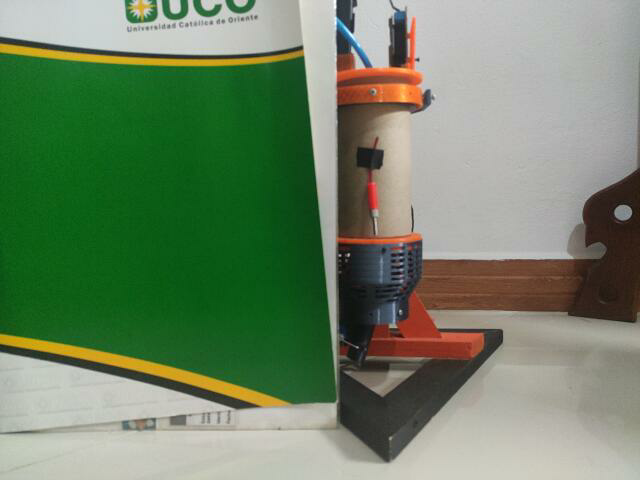
#> input picture Angle_Testing/cohete3.png, 640 x 480 px, found by its file name
$ python Segmentation.py
#> lines starting #> are read from the running program, lines starting #| are printed output that depends on the picture
import numpy as np
import cv2 as cv
import matplotlib.pyplot as plt
import numpy as np
from matplotlib.colors import hsv_to_rgb


cohete = cv.imread('Angle_Testing/cohete3.png')
#> cohete is the input picture: shape (480, 640, 3); mean B, G, R 102.6, 132.1, 111.3
plt.imshow(cohete)
plt.show()

cohete = cv.cvtColor(cohete, cv.COLOR_BGR2RGB)
plt.imshow(cohete)
plt.show()

# Colored 3D Scatter Plot
from mpl_toolkits.mplot3d import Axes3D
from matplotlib import cm
from matplotlib import colors

r, g, b = cv.split(cohete)
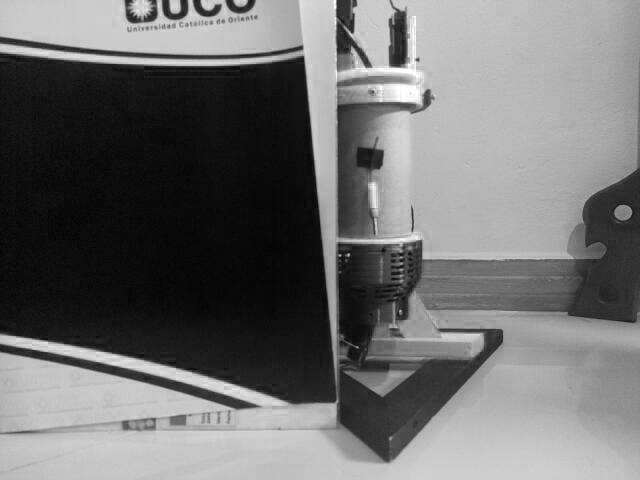
#> r: shape (480, 640); min 1, max 255, mean 111.3
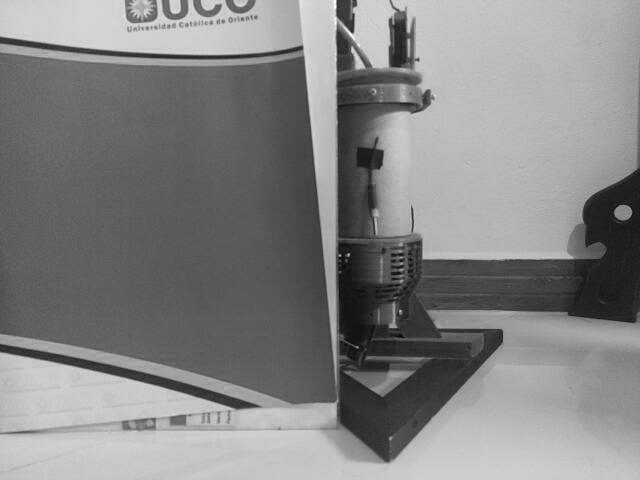
#> g: shape (480, 640); min 5, max 255, mean 132.1
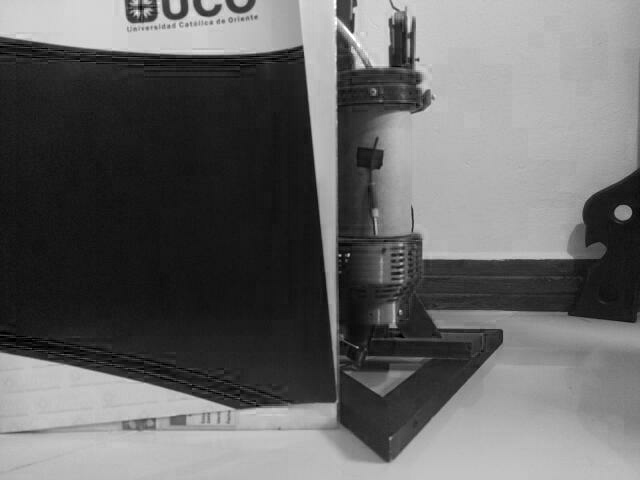
#> b: shape (480, 640); min 0, max 255, mean 102.6
fig = plt.figure()
axis = fig.add_subplot(1, 1, 1, projection="3d")

pixel_colors = cohete.reshape((np.shape(cohete)[0]*np.shape(cohete)[1], 3))
norm = colors.Normalize(vmin=-1.,vmax=1.)
norm.autoscale(pixel_colors)
pixel_colors = norm(pixel_colors).tolist()
#> pixel_colors = 307200 items

axis.scatter(r.flatten(), g.flatten(), b.flatten(), facecolors=pixel_colors, marker=".")
axis.set_xlabel("Red")
axis.set_ylabel("Green")
axis.set_zlabel("Blue")
#plt.show()


# HSV 3D plot
hsv_cohete = cv.cvtColor(cohete, cv.COLOR_RGB2HSV)
#> hsv_cohete: shape (480, 640, 3); mean H, S, V 44.9, 95.6, 137.7
#plt.imshow(hsv_cohete)
"""
h, s, v = cv.split(hsv_cohete)
fig = plt.figure()
axis = fig.add_subplot(1, 1, 1, projection="3d")
#axis.scatter(h.flatten(), s.flatten(), v.flatten(), facecolors=pixel_colors, marker=".")
axis.set_xlabel("Hue")
axis.set_ylabel("Saturation")
axis.set_zlabel("Value")
plt.show()
"""
# Picking Out a Range

light_orange = (1, 190, 200)
dark_orange = (18, 255, 255)

carton_oscuro=(32.3077, 30.2326, 33.7255) # HSV
carton_claro=(31.2000, 23.4742, 83.5294)  # HSV

verde_claro = (127.9518, 90.2174, 36.0784)
verde_oscuro=(128.0000, 78.9474, 29.8039)

amarillo_oscuro = (51, 90, 79)
amarillo_claro=(42, 89, 85)

#lo_square = np.full((10, 10, 3), light_orange, dtype=np.uint8) / 255.0
#do_square = np.full((10, 10, 3), dark_orange, dtype=np.uint8) / 255.0
square1 = np.full((10, 10, 3), verde_claro, dtype=np.uint8) / 255.0
square2 = np.full((10, 10, 3), verde_oscuro, dtype=np.uint8) / 255.0

plt.subplot(1, 2, 1)
plt.imshow(hsv_to_rgb(square1))
plt.subplot(1, 2, 2)
plt.imshow(hsv_to_rgb(square2))

plt.show()
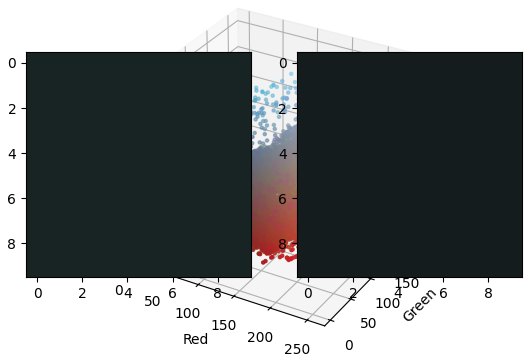
#> figure drawn by matplotlib, 3 panels


mask = cv.inRange(hsv_cohete, verde_claro, verde_oscuro )
#> mask: shape (480, 640); every value is 0
result = cv.bitwise_and(cohete, cohete, mask=mask)
#> result: shape (480, 640, 3); every value is 0

plt.subplot(1, 2, 1)
plt.imshow(mask, cmap="gray")
plt.subplot(1, 2, 2)
plt.imshow(result)
plt.show()

cv.imwrite('Angle_Testing/cohete_procesado.png',mask)
cv.imwrite('Angle_Testing/cohete_procesado2.png',result)

$ run again, with Angle_Testing/cohete1.png copied over Angle_Testing/cohete3.png
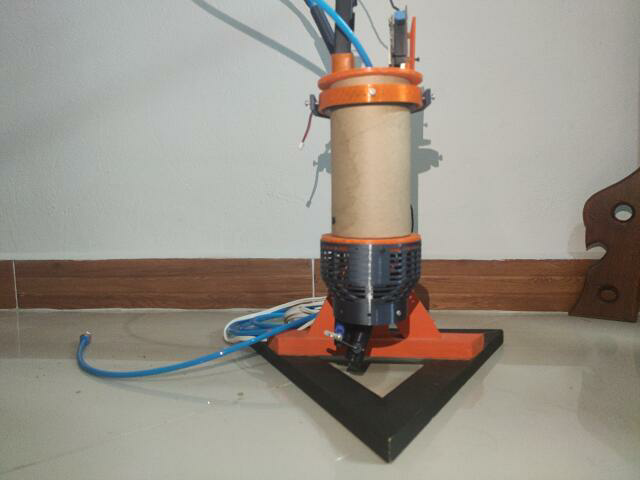
#> input picture Angle_Testing/cohete1.png, 640 x 480 px, found by its file name
#> cohete is the input picture: shape (480, 640, 3); mean B, G, R 135.7, 145.6, 151.6
#> `r, g, b = cv.split(cohete)`:
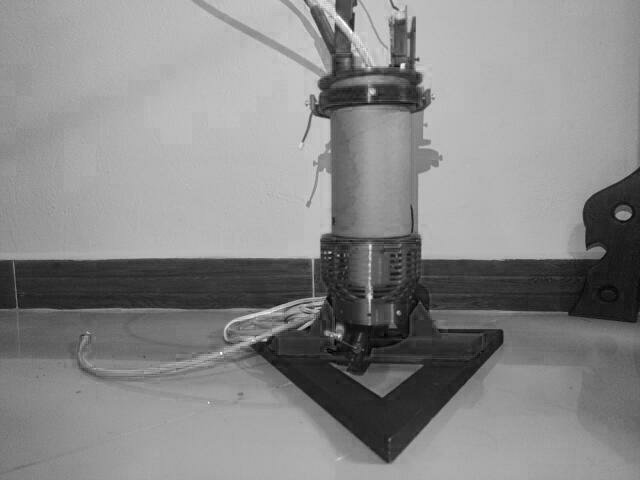
#> b: shape (480, 640); min 0, max 255, mean 135.7
#> pixel_colors = 307200 items
#> hsv_cohete: shape (480, 640, 3); mean H, S, V 38.6, 39.7, 154.5
#> `plt.show()`:
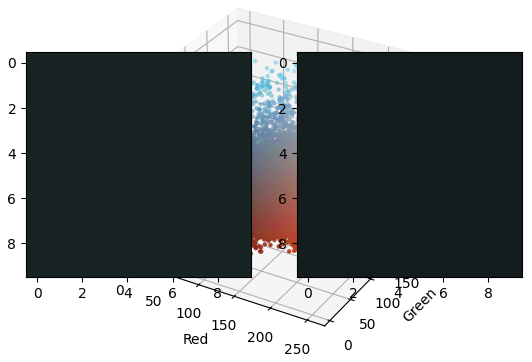
#> figure drawn by matplotlib, 3 panels
#> mask: shape (480, 640); every value is 0
#> result: shape (480, 640, 3); every value is 0

$ run again, with Angle_Testing/cohete2.png copied over Angle_Testing/cohete3.png
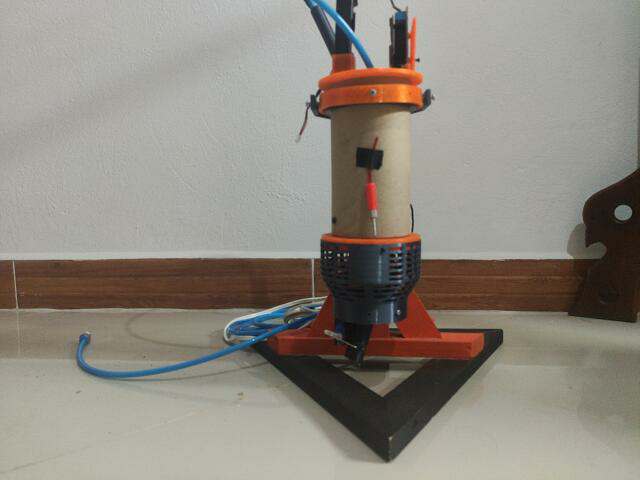
#> input picture Angle_Testing/cohete2.png, 640 x 480 px, found by its file name
#> cohete is the input picture: shape (480, 640, 3); mean B, G, R 128.1, 137.4, 142.8
#> `r, g, b = cv.split(cohete)`:
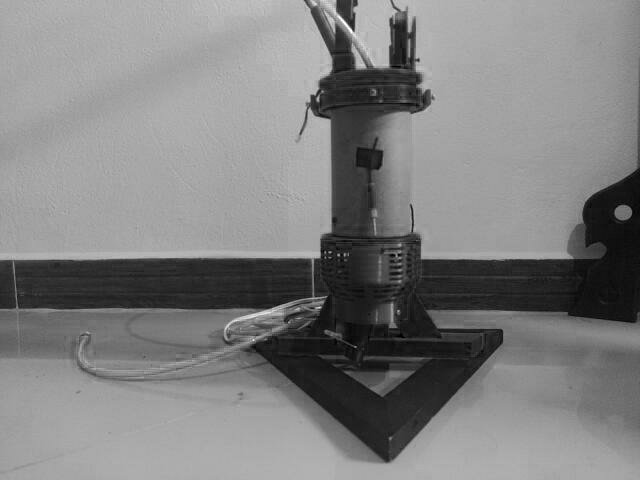
#> b: shape (480, 640); min 0, max 255, mean 128.1
#> pixel_colors = 307200 items
#> hsv_cohete: shape (480, 640, 3); mean H, S, V 32.3, 39.9, 144.6
#> `plt.show()`:
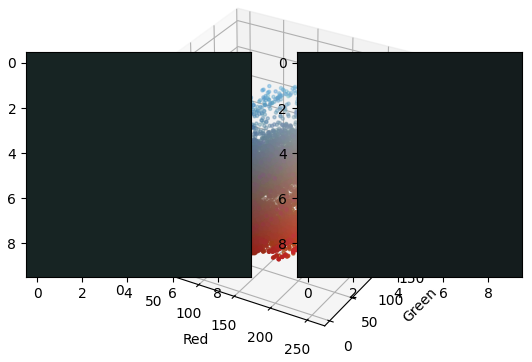
#> figure drawn by matplotlib, 3 panels
#> mask: shape (480, 640); every value is 0
#> result: shape (480, 640, 3); every value is 0
